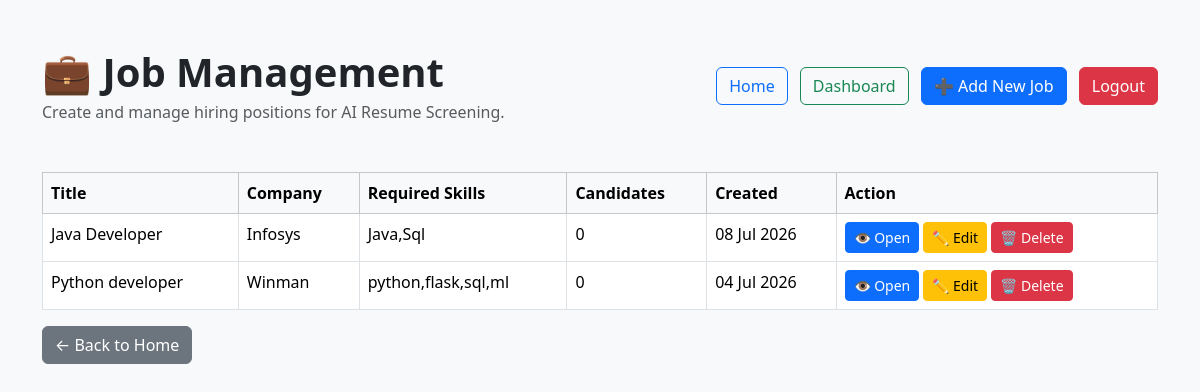
The app's page /jobs (signed in) with its own data.
### tables this page shows
CREATE TABLE jobs(

        id INTEGER PRIMARY KEY AUTOINCREMENT,

        title TEXT,
        company TEXT,
        location TEXT,
        experience INTEGER,
        education TEXT,
        required_skills TEXT,
        job_description TEXT,
        created_date TEXT
    );

### app.py (the view)
@app.route("/jobs")
def jobs():
    if not session.get("logged_in"):
        return redirect("/login")
    rows = get_all_jobs()
    jobs = []
    for row in rows:
        jobs.append({
    "id": row[0],
    "title": row[1],
    "company": row[2],
    "location": row[3],
    "experience": row[4],
    "education": row[5],
    "required_skills": row[6],
    "job_description": row[7],
    "created_date": row[8],
    "candidate_count": get_candidate_count(row[0])
})
    return render_template(
        "jobs.html",
        jobs=jobs
    )

### utils/database.py (called while the page is built)
def get_all_jobs():
    conn = sqlite3.connect(DB_PATH)
    cursor = conn.cursor()
    cursor.execute("""
    SELECT *
    FROM jobs
    ORDER BY id DESC
    """)
    rows = cursor.fetchall()
    conn.close()
    return rows

def get_candidate_count(job_id):
    conn = sqlite3.connect(DB_PATH)
    cursor = conn.cursor()
    cursor.execute("""
        SELECT COUNT(*)
        FROM candidates
        WHERE job_id=?
    """, (job_id,))
    count = cursor.fetchone()[0]
    conn.close()
    return count

### templates/jobs.html (shortened to what this page needs)
<!DOCTYPE html>
<html>
<head>
    <link href="https://cdn.jsdelivr.net/npm/bootstrap@5.3.3/dist/css/bootstrap.min.css" rel="stylesheet">
</head>
<body class="bg-light">
<div class="container py-5">
    <div class="d-flex justify-content-between align-items-center mb-4">
    <div>
        <h1 class="fw-bold mb-1">
            💼 Job Management
        </h1>
        <p class="text-muted mb-0">
            Create and manage hiring positions for AI Resume Screening.
        </p>
    </div>
    <div>
        <a href="/home"
           class="btn btn-outline-primary me-2">
            Home
        </a>
        <a href="/dashboard"
           class="btn btn-outline-success me-2">
            Dashboard
        </a>
        <button
            class="btn btn-primary me-2"
            data-bs-toggle="modal"
            data-bs-target="#jobModal">
            ➕ Add New Job
        </button>
        <a href="/logout"
           class="btn btn-danger">
            Logout
        </a>
    </div>
</div>
<br>
    <table class="table table-bordered bg-white">
        <thead class="table-light">
        <tr>
            <th>Title</th>
<th>Company</th>
<th>Required Skills</th>
<th>Candidates</th>
<th>Created</th>
<th>Action</th>
        </tr>
        </thead>
        <tbody>
        {% for job in jobs %}
        <tr>
    <td>{{ job.title }}</td>
    <td>{{ job.company }}</td>
    <td>{{ job.required_skills }}</td>
    <td>
        {{ job.candidate_count }}
    </td>
    <td>{{ job.created_date }}</td>
    <td>
        <a href="/job/{{ job.id }}"
class="btn btn-primary btn-sm">
👁 Open
</a>
<a href="/edit_job/{{ job.id }}"
class="btn btn-warning btn-sm">
✏ Edit
</a>
<a href="/delete_job/{{ job.id }}"
class="btn btn-danger btn-sm">
🗑 Delete
</a>
    </td>
</tr>
        {% endfor %}
        </tbody>
    </table>
    <a href="/home" class="btn btn-secondary mb-3">
← Back to Home
</a>
    </div>
</body>
</html>

### records on screen
jobs: title "Java Developer", company "Infosys", required_skills "Java,Sql", candidate_count "0", created_date "08 Jul 2026"
jobs: title "Python developer", company "Winman", required_skills "python,flask,sql,ml", candidate_count "0", created_date "04 Jul 2026"
